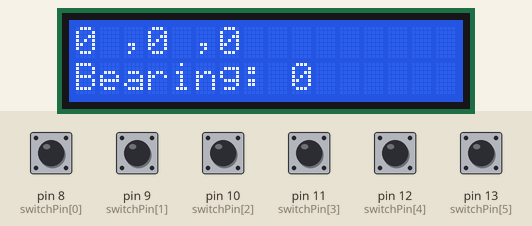
This sketch was run on a simulated Arduino Uno, built with avr-gcc and run on an emulated ATmega328P. Shown: 16×2 character LCD. Inputs (shaded band) come from the test bench; at power-on: pin 8 (switchPin[0]), pin 9 (switchPin[1]), pin 10 (switchPin[2]), pin 11 (switchPin[3]), pin 12 (switchPin[4]), pin 13 (switchPin[5]) HIGH. What the sketch prints to the serial monitor is not drawn.

Above: at 1.2 s.
1.3 s: pin 8 (switchPin[0]) pulled LOW for 0.15 s
At 1.5 s:
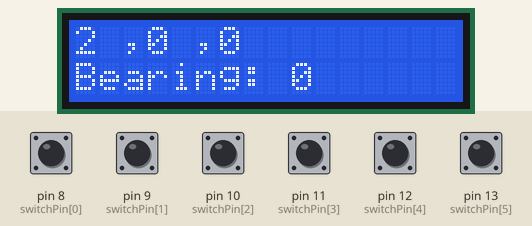
3.1 s: pin 9 (switchPin[1]) pulled LOW for 0.15 s
At 3.3 s:
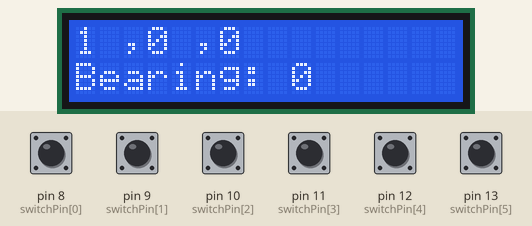
4.9 s: pin 10 (switchPin[2]) pulled LOW for 0.15 s
At 5.1 s:
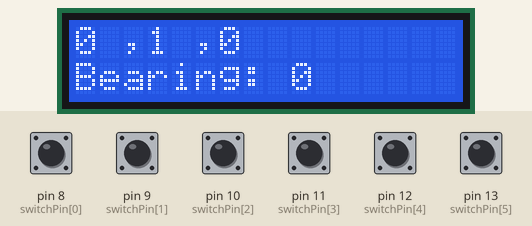
6.7 s: pin 11 (switchPin[3]) pulled LOW for 0.15 s
At 6.9 s:
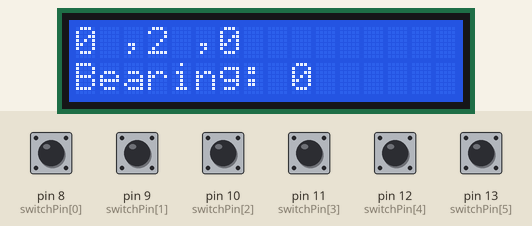
8.5 s: pin 12 (switchPin[4]) pulled LOW for 0.15 s
At 8.7 s:
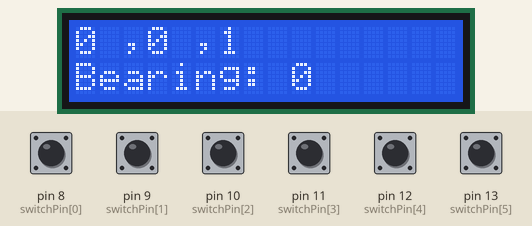
10.3 s: pin 13 (switchPin[5]) pulled LOW for 0.15 s
At 10.5 s:
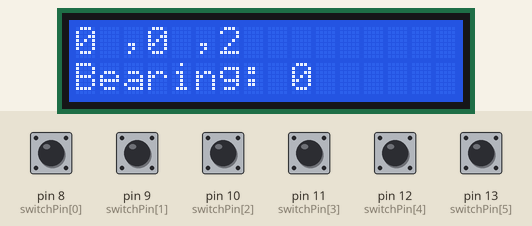
Timing chart, 0 to 13.1 s (numbered marks = the images above; inputs shaded):
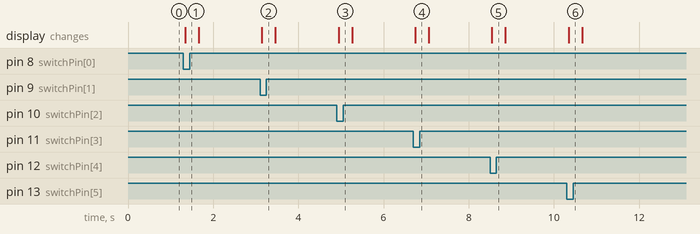

The sketch:

misc.ino
```cpp
#include <LiquidCrystal.h>

LiquidCrystal lcd(7, 6, 5, 4, 3, 2);

int switchPin[] = {
  8, 9, 10, 11, 12, 13};
int button[] = {
  0, 0, 0, 0, 0, 0};
int buttons[] = {
  0, 0, 0};
int last[] = {
  0, 0, 0};
unsigned int data[] = {
  0};
byte sync = 0xAA;

void buttonGet();
void transmit();
void update_lcd(boolean error);
boolean get();
boolean change();
void servoCalc();

void setup(){
  Serial.begin(2400);
  lcd.begin(16, 2);
  for(int x = 0; x < 6; x++){
    pinMode(switchPin[x], INPUT);
    digitalWrite(switchPin[x], HIGH);
  }
}

void loop(){
  buttonGet();
  servoCalc();
  transmit();
  get();
  update_lcd(false);
}

void update_lcd(boolean error){
  if(!error){
    lcd.clear();
    lcd.setCursor(0, 0);
    lcd.print(buttons[0]);
    lcd.print(" ,");
    lcd.print(buttons[1]);
    lcd.print(" ,");
    lcd.print(buttons[2]);
    lcd.setCursor(0, 1);
    lcd.print("Bearing: ");
    lcd.print(data[0]);
  }

  else if(error){
    lcd.clear();
    lcd.setCursor(0, 0);
    lcd.print(buttons[0]);
    lcd.print(" ,");
    lcd.print(buttons[1]);
    lcd.print(" ,");
    lcd.print(buttons[2]);
    lcd.setCursor(0, 1);
    lcd.println("Error");
  }
}


void buttonGet(){
  for(int x = 0; x <= 5; x++)
    button[x] = digitalRead(switchPin[x]);
}

void servoCalc(){
  if(button[0] == LOW)
    buttons[0] = 2;
  else if(button[1] == LOW)
    buttons[0] = 1;
  else
    buttons[0] = 0;
  if(button[2] == LOW)
    buttons[1] = 1;
  else if(button[3] == LOW)
    buttons[1] = 2;
  else
    buttons[1] = 0;
  if(button[4] == LOW)
    buttons[2] = 1;
  else if(button[5] == LOW)
    buttons[2]= 2;
  else
    buttons[2] = 0;
}

void transmit(){
  Serial.write(sync);
  for(int z = 0; z < 3; z++)
    Serial.write(buttons[z]);
}

boolean get(){

  if(Serial.available() >= 3 && Serial.read() == sync){
    byte dataByte1 = Serial.read();
    byte dataByte2 = Serial.read();
    unsigned int value = dataByte1;

    data[0] = value | (dataByte2 << 8);
    return true;
  }
  else if(Serial.available() <= 1)
    return false;
}
```

Measured:
- after the input at 1.3 s, the display: changes after 0.05 s (image 1)
- after the input at 3.1 s, the display: changes after 0.05 s (image 2)
- after the input at 4.9 s, the display: changes at once (image 3)
- after the input at 6.7 s, the display: changes at once (image 4)
- after the input at 8.5 s, the display: changes at once (image 5)
- after the input at 10.3 s, the display: changes at once (image 6)
